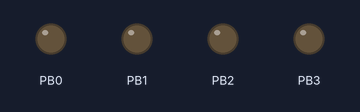
Recording of a sketch running on a simulated ATtiny85, built with avr-gcc and run on an emulated ATtiny85. On the bench: output pins drawn as LEDs (lit = HIGH).

Above: at 0.5 s.
At 2.5 s:
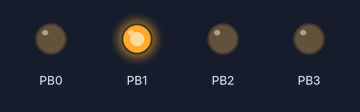
At 3.5 s:
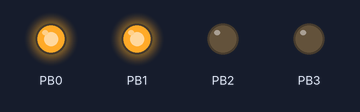
At 5.5 s:
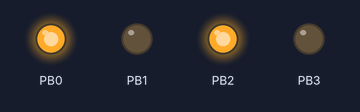
At 8.5 s:
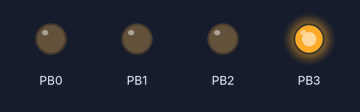
At 11.5 s:
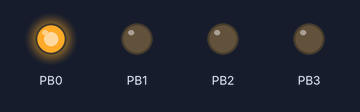
Timing chart, 0 to 13.0 s (numbered marks = the images above):
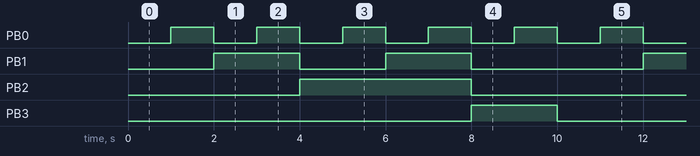

The sketch:

binary_counter.ino
```cpp
// ATMEL ATTINY85
//
//                  +-\/-+
//            RST  1|    |8  Vcc
//            PB3  2|    |7  PB2
//            PB4  3|    |6  PB1
//            GND  4|    |5  PB0
//                  +----+
void setup() {
  pinMode(0,OUTPUT);
  pinMode(1,OUTPUT);
  pinMode(2,OUTPUT);
  pinMode(3,OUTPUT);
}

void loop() {
  for ( int i = 0; i <= 9; i++ ) {
    digitalWrite(0,i/1%2);
    digitalWrite(1,i/2%2);
    digitalWrite(2,i/4%2);
    digitalWrite(3,i/8%2);
    delay(1000);
  }
}
```

Measured:
- by itself, PB0: alternates HIGH for 1.0 s and LOW for 1.0 s
- by itself, PB1: repeats every 10.0 s: LOW 2.0 s, HIGH 2.0 s, LOW 4.0 s, HIGH 2.0 s
- by itself, PB2: alternates HIGH for 4.0 s and LOW for 6.0 s
- by itself, PB3: alternates HIGH for 2.0 s and LOW for 8.0 s
